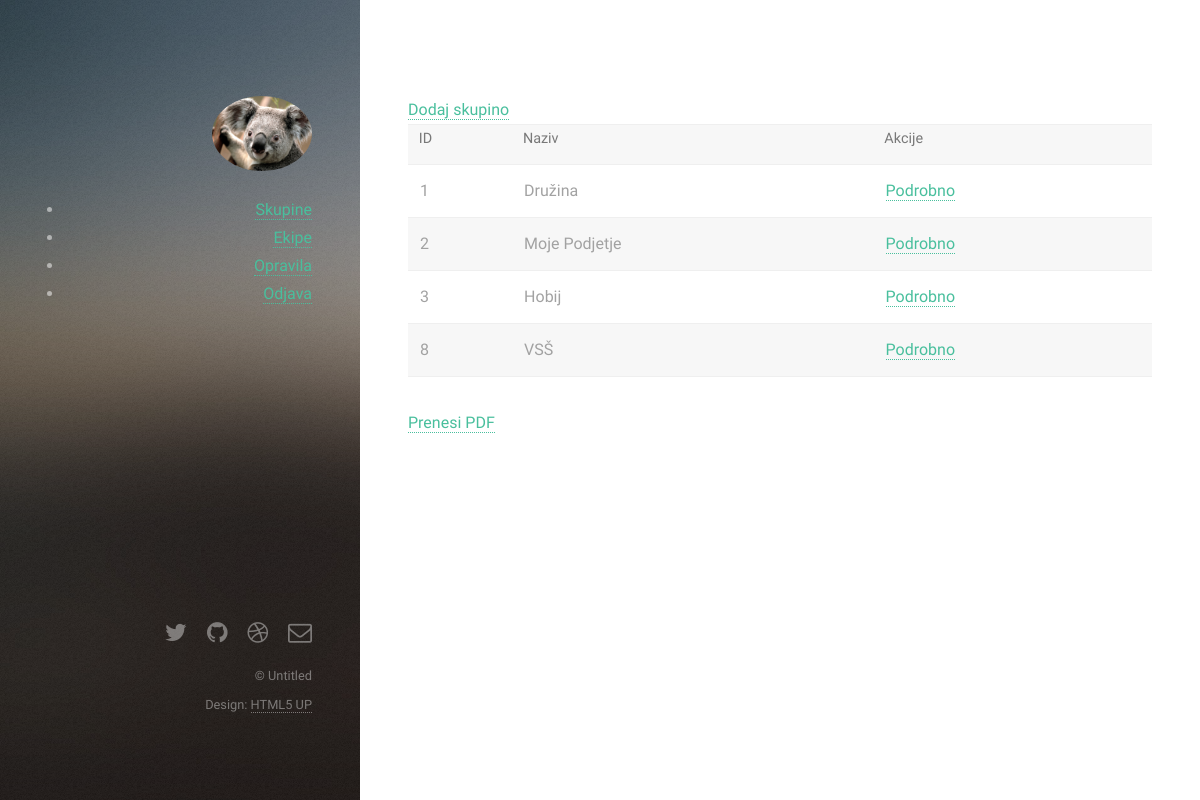
The page /groups.php (signed in) on the database its author committed.
### tables this page shows
CREATE TABLE `groups` (
  `id` int(11) NOT NULL,
  `title` varchar(50) NOT NULL,
  `description` text
);

### groups.php (the view, shortened to what this page needs)
<?php
include_once './header.php';
include_once './database.php';
$query = "SELECT * FROM groups";
$result = mysqli_query($link, $query);
echo '<a href="group_add.php">Dodaj skupino</a>';
echo '<table border="1" cellspacing="0" cellpadding="0">';
echo '<tr>'
 . '<th>ID</th>'
 . '<th>Naziv</th>'
 . '<th>Akcije</th>'
 . '</tr>';
while ($row = mysqli_fetch_array($result)) {
    echo '<tr>';
    echo '<td>' . $row['id'] . '</td>';
    echo '<td>' . $row['title'] . '</td>';
    echo '<td>'
    . '<a href="group.php?group_id=' . $row['id'] . '&e=test&ime=saša">Podrobno</a>'
    . '</td>';
    echo '</tr>';
}
echo '</table>';
echo '<a href="temp.pdf">Prenesi PDF</a>';
?>
<?php
include_once './footer.php';
?>

### assets/css/main.css (style rules this page uses)
html, body, div, span, applet, object, iframe, h1, h2, h3, h4, h5, h6, p, blockquote, pre, a, abbr, acronym, address, big, cite, code, del, dfn, em, img, ins, kbd, q, s, samp, small, strike, strong, sub, sup, tt, var, b, u, i, center, dl, dt, dd, ol, ul, li, fieldset, form, label, legend, table, caption, tbody, tfoot, thead, tr, th, td, article, aside, canvas, details, embed, figure, figcaption, footer, header, hgroup, menu, nav, output, ruby, section, summary, time, mark, audio, video { margin: 0; padding: 0; border: 0; font-size: 100%; font: inherit; vertical-align: baseline; }
body { line-height: 1; }
table { border-collapse: collapse; border-spacing: 0; }
body { -webkit-text-size-adjust: none; }
*, *:before, *:after { -moz-box-sizing: border-box; -webkit-box-sizing: border-box; box-sizing: border-box; }
body { background: #fff; }
body, input, select, textarea { color: #a2a2a2; font-family: "Source Sans Pro", Helvetica, sans-serif; font-size: 16pt; font-weight: 400; line-height: 1.75em; }
a { -moz-transition: color 0.2s ease-in-out, border-color 0.2s ease-in-out; -webkit-transition: color 0.2s ease-in-out, border-color 0.2s ease-in-out; -ms-transition: color 0.2s ease-in-out, border-color 0.2s ease-in-out; transition: color 0.2s ease-in-out, border-color 0.2s ease-in-out; border-bottom: dotted 1px; color: #49bf9d; text-decoration: none; }
table { margin: 0 0 2em 0; width: 100%; }
table tbody tr { border: solid 1px #efefef; border-left: 0; border-right: 0; }
table tbody tr:nth-child(2n + 1) { background-color: #f7f7f7; }
table td { padding: 0.75em 0.75em; }
table th { color: #787878; font-size: 0.9em; font-weight: 400; padding: 0 0.75em 0.75em 0.75em; text-align: left; }
@media screen and (max-width: 1800px) { body, input, select, textarea { font-size: 12pt; } }

### rows shown on the page
groups: id "1", title "Družina"
groups: id "2", title "Moje Podjetje"
groups: id "3", title "Hobij"
groups: id "8", title "VSŠ"
